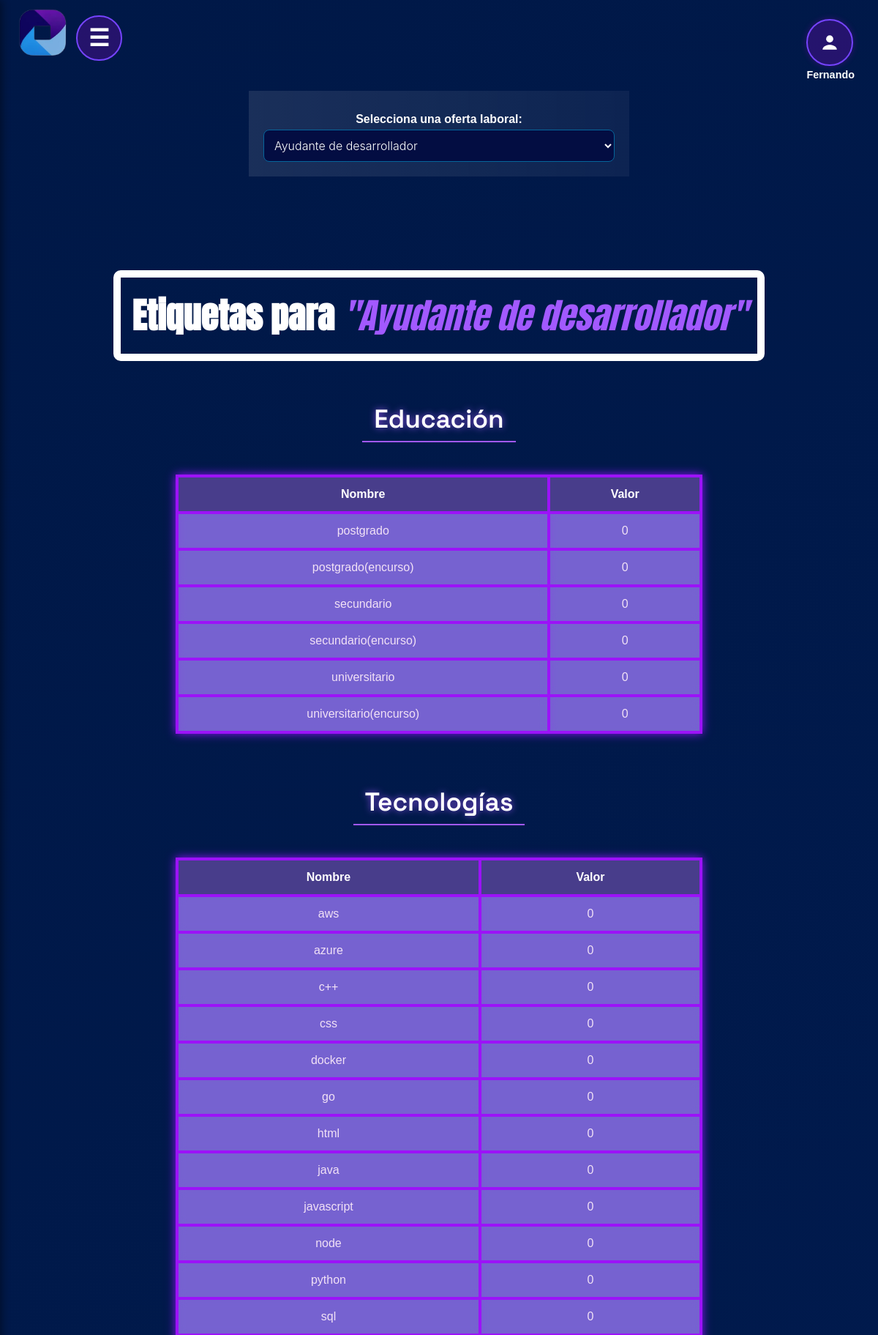
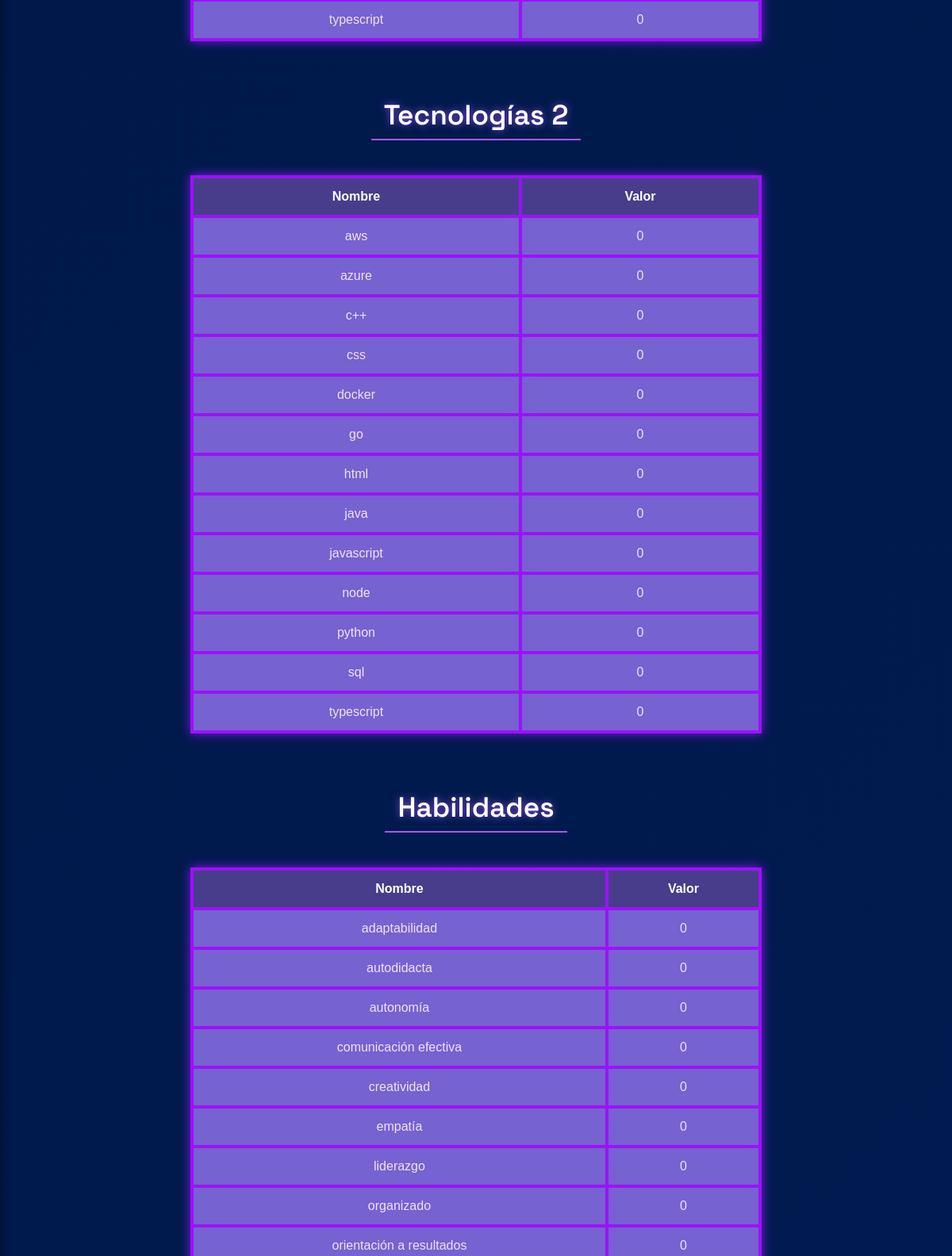
/etiquetas (signed in, upper part), run on the app's committed database (2 pictures, top to bottom).
### app.py (models this page shows)
class OfertaLaboral(db.Model):
    __tablename__ = 'oferta_laboral'
    idOfer = db.Column(db.Integer, primary_key=True, autoincrement=True)
    nombre = db.Column(db.String(200), nullable=False, unique=True)
    fecha_cierre = db.Column(db.DateTime, nullable=False)
    max_candidatos = db.Column(db.Integer, nullable=False)
    remuneracion = db.Column(db.String(50), nullable=False)
    beneficio = db.Column(db.String(200), nullable=True)
    estado = db.Column(db.String(50), nullable=False, default="Activa")
    usuario_responsable = db.Column(db.String(100), nullable=False)
    candidatos = db.relationship('Candidato', back_populates='oferta', lazy=True)
    educaciones = db.relationship('OfertaEducacion', back_populates='oferta', lazy=True)
    tecnologias = db.relationship('OfertaTecnologia', back_populates='oferta', lazy=True)
    tecnologias2 = db.relationship('OfertaTecnologia2', back_populates='oferta', lazy=True)
    habilidades = db.relationship('OfertaHabilidad', back_populates='oferta', lazy=True)
    habilidades2 = db.relationship('OfertaHabilidad2', back_populates='oferta', lazy=True)

class Educacion(db.Model):
    __tablename__ = 'educacion'
    idedu = db.Column(db.Integer, primary_key=True)
    nombre = db.Column(db.String(100), nullable=False, unique=True)

class Tecnologia(db.Model):
    __tablename__ = 'tecnologia'
    idtec = db.Column(db.Integer, primary_key=True)
    nombre = db.Column(db.String(100), nullable=False, unique=True)

class Habilidad(db.Model):
    __tablename__ = 'habilidad'
    idhab = db.Column(db.Integer, primary_key=True)
    nombre = db.Column(db.String(100), nullable=False, unique=True)

### app.py (the view)
@app.route("/etiquetas", methods=["GET", "POST"])
@login_required(roles=["Admin_RRHH"])
def mostrar_etiquetas(idOfer=None):
    ofertas = OfertaLaboral.query.all()
    ofertas_activas = OfertaLaboral.query.filter_by(estado="Activa").all()
    if not idOfer:
        idOfer = request.form.get("idOfer") if request.method == "POST" else request.args.get("idOfer")
        if not idOfer and ofertas:
            idOfer = ofertas[0].idOfer  # Primera oferta como default
    educaciones, tecnologias, habilidades, tecnologias2, habilidades2 = [], [], [], [], []
    if idOfer:
        oferta = OfertaLaboral.query.get(idOfer)
        educaciones = OfertaEducacion.query.filter_by(idOfer=idOfer).all()
        tecnologias = OfertaTecnologia.query.filter_by(idOfer=idOfer).all()
        habilidades = OfertaHabilidad.query.filter_by(idOfer=idOfer).all()
        tecnologias2 = OfertaTecnologia2.query.filter_by(idOfer=idOfer).all()
        habilidades2 = OfertaHabilidad2.query.filter_by(idOfer=idOfer).all()
        df_edu = pd.DataFrame([{"Nombre": e.educacion.nombre, "Valor": e.importancia} for e in educaciones]) if educaciones else pd.DataFrame()
        df_tec = pd.DataFrame([{"Nombre": t.tecnologia.nombre, "Valor": t.importancia} for t in tecnologias]) if tecnologias else pd.DataFrame()
        df_hab = pd.DataFrame([{"Nombre": h.habilidad.nombre, "Valor": h.importancia} for h in habilidades]) if habilidades else pd.DataFrame()
        df_tec2 = pd.DataFrame([{"Nombre": t2.tecnologia.nombre, "Valor": t2.importancia} for t2 in tecnologias]) if tecnologias2 else pd.DataFrame()
        df_hab2 = pd.DataFrame([{"Nombre": h2.habilidad.nombre, "Valor": h2.importancia} for h2 in habilidades]) if habilidades2 else pd.DataFrame()
        tabla_edu = df_edu.to_html(classes="table table-bordered", index=False) if not df_edu.empty else "<p>No hay etiquetas de educación</p>"
        tabla_tec = df_tec.to_html(classes="table table-bordered", index=False) if not df_tec.empty else "<p>No hay etiquetas de tecnología</p>"
        tabla_tec2 = df_tec2.to_html(classes="table table-bordered", index=False) if not df_tec2.empty else "<p>No hay etiquetas de tecnología</p>"
        tabla_hab = df_hab.to_html(classes="table table-bordered", index=False) if not df_hab.empty else "<p>No hay etiquetas de habilidades</p>"
        tabla_hab2 = df_hab2.to_html(classes="table table-bordered", index=False) if not df_hab2.empty else "<p>No hay etiquetas de habilidades</p>"
    else:
        oferta, tabla_edu, tabla_tec, tabla_tec2, tabla_hab, tabla_hab2 = None, "", "", "", "", ""
    return render_template("etiquetas.html",
                           ofertas=ofertas,
                           ofertas_activas=ofertas_activas,
                           oferta=oferta,
                           idOfer=idOfer,  # 🔹 Pasar la oferta seleccionada al HTML
                           tabla_edu=tabla_edu,
                           tabla_tec=tabla_tec,
                           tabla_hab=tabla_hab,
                           tabla_tec2=tabla_tec2,
                           tabla_hab2=tabla_hab2,
                           educaciones=educaciones,
                           tecnologias=tecnologias,
                           habilidades=habilidades,
                           tecnologias2=tecnologias2,
                           habilidades2=habilidades2)

### app.py (called while the page is built)
def login_required(roles=None):
    def decorator(f):
        @wraps(f)
        def wrapped(*args, **kwargs):
            if 'username' not in session:
                return redirect(url_for('login'))
            if roles and session.get('type') not in roles:
                return "Acceso no autorizado"
            return f(*args, **kwargs)
        return wrapped
    return decorator

### templates/etiquetas.html (shortened to what this page needs)
<!DOCTYPE html>
<html lang="es">
<head>
    <link rel="stylesheet" href="{{ url_for('static', filename='etiquetas.css') }}">
    <link rel="stylesheet" href="https://cdnjs.cloudflare.com/ajax/libs/font-awesome/6.5.0/css/all.min.css">
</head>
<header>
        <div class="logo">
            <img src="{{ url_for('static', filename='images/logoApptitudAI.png') }}" alt="AI Logo">
        </div>
<label for="menu-toggle" class="menu-icon">&#9776;</label>
    <div class="user-menu-wrapper">
  <label for="user-toggle" class="user-main">
    <div class="user-button">
      <svg viewBox="0 0 16 16" xmlns="http://www.w3.org/2000/svg" width="26" height="26">
        <circle cx="8" cy="5" r="3" fill="#ffffff"/>
        <path d="M2 14c0-3 4-4 6-4s6 1 6 4" fill="#ffffff"/>
      </svg>
    </div>
    <div class="user-name">
      <p style="color: white; margin: 4px 0 0 0; font-size: 0.9rem;">{{ session.get('username') }}</p>
    </div>
  </label>
</div>
    </header>
<body class="container mt-4">
    <form method="GET" action="{{ url_for('mostrar_etiquetas') }}">
        <label for="idOfer">Selecciona una oferta laboral:</label>
        <select name="idOfer" onchange="this.form.submit()">
            {% for ofer in ofertas %}
                <option value="{{ ofer.idOfer }}" {% if ofer.idOfer|string == idOfer|string %}selected{% endif %}>
                    {{ ofer.nombre }}
                </option>
            {% endfor %}
        </select>
    </form>
    {% if oferta %}
       <h1>Etiquetas para  <span class="subtitulo">"{{ oferta.nombre }}"</span></h1>
        <h3 class="titulo-centrado">Educación</h3>
{{ tabla_edu|safe }}
<h3 class="titulo-centrado">Tecnologías</h3>
{{ tabla_tec|safe }}
<h3 class="titulo-centrado">Tecnologías 2</h3>
{{ tabla_tec2|safe }}
<h3 class="titulo-centrado">Habilidades</h3>
{{ tabla_hab|safe }}
    {% else %}
        <p>No hay ofertas laborales disponibles.</p>
    {% endif %}
</body>
</html>

### static/etiquetas.css (style rules this page uses)
html { background: linear-gradient(to bottom, #000000, #353535); }
body { display: flex; flex-direction: column; min-height: 100vh; margin: 0; padding: 0; font-family: 'Poppins', sans-serif; color: #ffffff; background: linear-gradient(135deg, #001847, #011d55, #2a0047, #390061); background-size: 400% 400%; animation: gradient 15s ease infinite; }
header { display: flex; flex-wrap: nowrap; align-items: center; justify-content: space-between; width: 100%; box-sizing: border-box; top: 0; z-index: 10; position: relative; padding: 10px 20px; background-color: transparent; }
header .logo img { margin-left: 5px; max-height: 70px; max-width: 100%; }
h1 { font-family: 'Anton', sans-serif; font-size: 3rem; font-weight: 600; color: #ffffff; text-align: center; margin: 3rem auto 1rem; border-radius: 10px; border: 10px solid #ffffff; padding: 1rem; animation: elevar 2s ease-out forwards; text-shadow: none; box-shadow: none; }
h1 .subtitulo { font-style: italic; color: #a259ff; font-weight: 500; }
form { position: relative; animation: elevar 2s ease-out forwards; margin: 30px auto; padding: 20px; background: linear-gradient( to right, rgba(255, 255, 255, 0.1), rgba(255, 255, 255, 0.05) ); color: #ffffff ; width: 40%; text-align: center; margin-bottom: 80px; overflow: hidden; }
.titulo-centrado { font-family: 'Space Grotesk', sans-serif; text-align: center; font-size: 2.2rem; font-weight: 600; color: #ffffff; text-shadow: 0 0 10px rgba(162, 89, 255, 0.8); margin-top: 2rem; margin-bottom: 1.5rem; padding: 0.5rem 1rem; border-bottom: 2px solid #a259ff; width: fit-content; margin-left: auto; margin-right: auto; animation: elevar 2s ease-out forwards; }
form input, form select, form textarea { width: 100%; font-weight: 300; font-family: 'Inter', 'Segoe UI', sans-serif; box-sizing: border-box; max-width: 500px; min-width: 250px; margin: 0 auto; display: block; background-color: rgb(3, 13, 66); border-color: rgb(5, 101, 155); }
input, select, button { outline: none; margin: 10px 0; padding: 10px; font-size: 16px; border: 1px solid #ffffff; border-radius: 8px; background-color: rgba(2, 180, 204, 0.747); color: #ffffff; }
label { display: block; margin: 10px 0 5px; font-weight: bold; }
table { max-width: 60%; width: 100%; border-collapse: separate; border-spacing: 0; background-color: rgba(106, 90, 205); color: rgba(255, 240, 250, 0.9); border-radius: none; border: 2px solid rgb(156, 18, 248); box-shadow: 0 0 12px rgb(137, 18, 248); transition: all 0.3s ease-in-out; animation: elevar 1.5s ease-out forwards; margin: 20px auto 30px auto; backdrop-filter: blur(8px); }
table th, table td { padding: 14px 18px; text-align: center; border: 2px solid rgb(156, 18, 248); backdrop-filter: blur(6px); }
table th { background-color: rgba(72, 61, 139); color: #fff; font-weight: bold; }
table tr:nth-child(odd), table tr:nth-child(even) { background-color: rgba(255, 192, 240, 0.08); }
.user-menu-wrapper { position: absolute; top: 1rem; right: 2rem; }
.user-main { cursor: pointer; }
.user-button { background-color: rgba(183, 0, 255, 0.2); border: 2px solid #7644ff; box-shadow: 0 0 8px rgba(161, 0, 201, 0.3); border-radius: 50%; width: 60px; height: 60px; display: flex; align-items: center; justify-content: center; transition: background-color 0.3s; }
.menu-icon { font-size: 2rem; cursor: pointer; position: absolute; top: 0.7rem; left: 300px; background-color: rgba(183, 0, 255, 0.2); padding: 10px 15px; border-radius: 60px; border: 2px solid #7644ff; color: white; transition: left 0.4s ease; }
.menu-toggle:not(:checked) ~ .menu-icon { left: 6.5rem; }
.user-name { text-align: center; }

### data on the page
OfertaLaboral: nombre "Ayudante de desarrollador"
Educacion: nombre "Nombre Valor postgrado 0 postgrado(encurso) 0 secundario 0 secundario(encurso) 0 universitario 0 universitario(encurso) 0"
Tecnologia: nombre "Nombre Valor aws 0 azure 0 c++ 0 css 0 docker 0 go 0 html 0 java 0 javascript 0 node 0 python 0 sql 0 typescript 0"
Habilidad: nombre "Nombre Valor adaptabilidad 0 autodidacta 0 autonomía 0 comunicación efectiva 0 creatividad 0 empatía 0 liderazgo 0 organizado 0 orientación a resultados 0"

### other printed values
{{ session.get('username') }} "Fernando"
form field idOfer "Ayudante de desarrollador"
